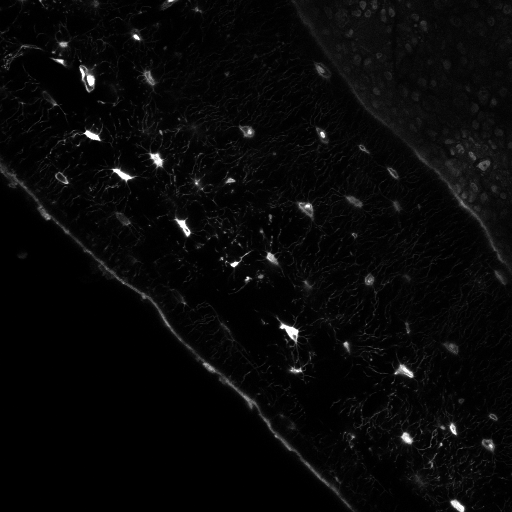
#> input picture CVbook/ch1/Image 4_z34.tif, 512 x 512 px
$ python Exer2Lac.py
#> lines starting #> are read from the running program, lines starting #| are printed output that depends on the picture
import numpy as np
from PIL import Image
from matplotlib import pyplot as plt
from scipy.ndimage import filters

im = np.array(Image.open('Image 4_z34.tif'))
#> im is the input picture: shape (512, 512) uint16; min 0, max 65535, mean 2272.8

# The second argument defines the standard deviation in the gaussian kernel
im2 = filters.gaussian_filter(im,10)
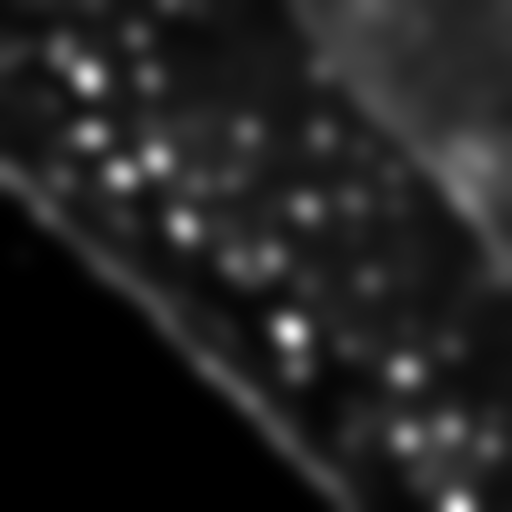
#> im2: shape (512, 512) uint16; min 29, max 16677, mean 2271.8; drawn with min black and max white
im3 = filters.gaussian_filter(im,20)
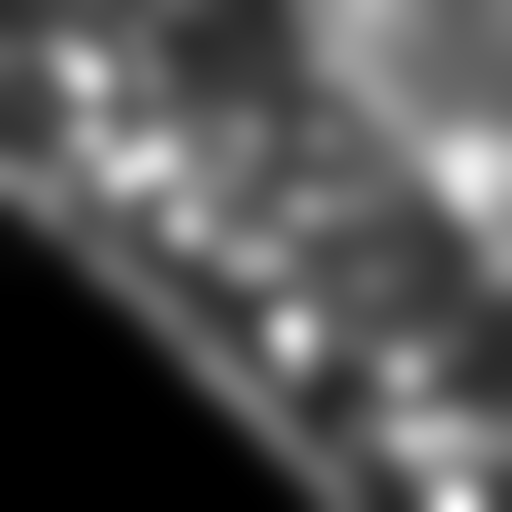
#> im3: shape (512, 512) uint16; min 31, max 6752, mean 2271.8; drawn with min black and max white

outIM1 = im-im2*0.5
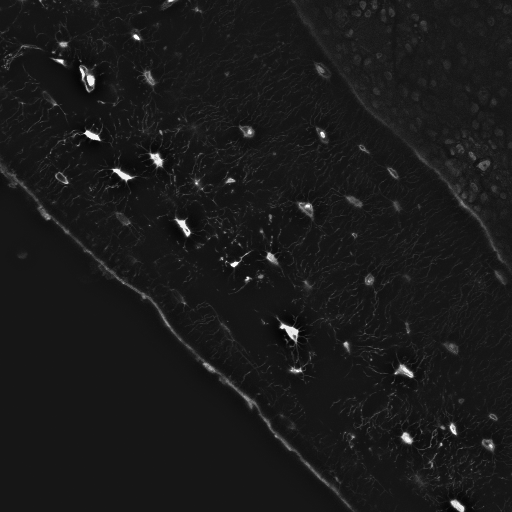
#> outIM1: shape (512, 512) float64; min -6060, max 63350, mean 1136.9; drawn with min black and max white
outIM2 = im-im3*0.5
plt.gray()
plt.subplot(131), plt.imshow(im), plt.title('Original Image')
plt.axis('equal'), plt.axis('off')
plt.subplot(132), plt.imshow(outIM1), plt.title('Unsharped with 'r'$\sigma$=10')
plt.axis('equal'), plt.axis('off')
plt.subplot(133), plt.imshow(outIM2), plt.title('Unsharped with 'r'$\sigma$=20')
plt.axis('equal'), plt.axis('off')
plt.show()
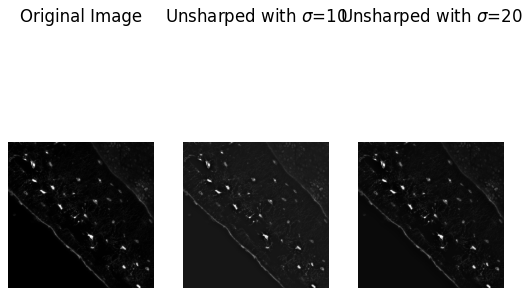
#> figure drawn by matplotlib, 3 panels
